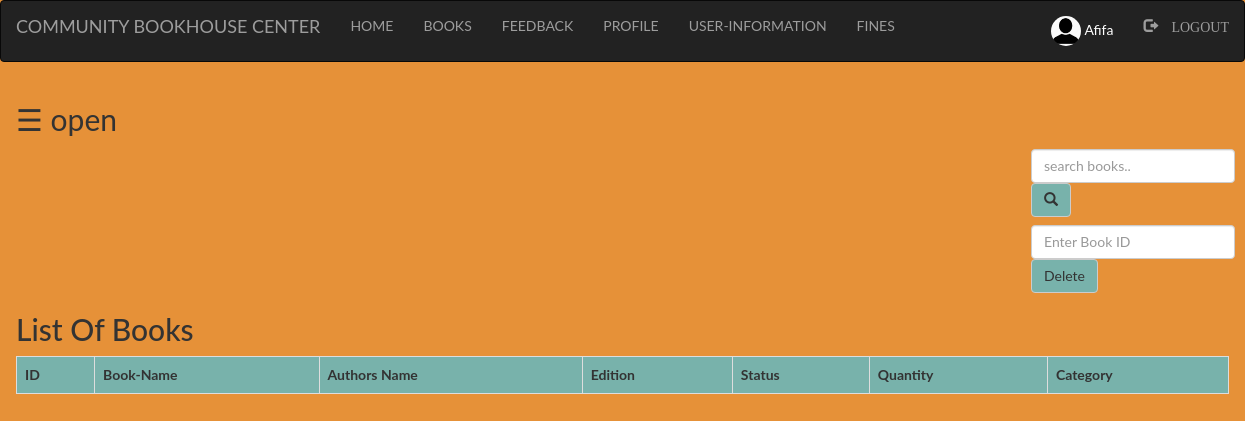
Before: /Admin_/books.php (signed in) with the older database file.
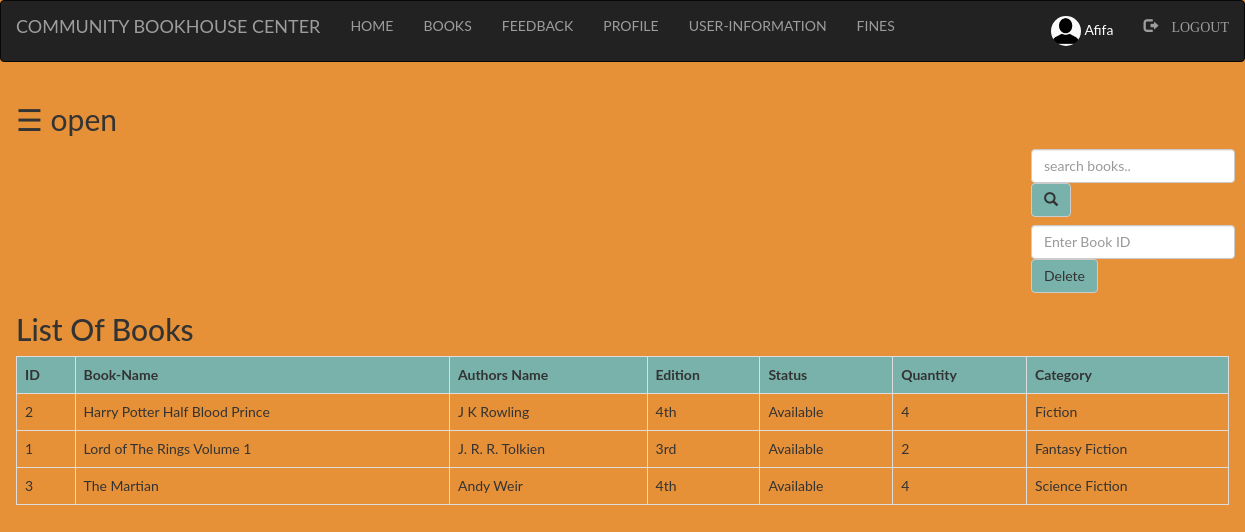
After: the same page with the newer database file.
### tables this page shows
CREATE TABLE `books` (
  `bid` int(100) NOT NULL,
  `name` varchar(100) NOT NULL,
  `authors` varchar(100) NOT NULL,
  `edition` varchar(100) NOT NULL,
  `status` varchar(100) NOT NULL,
  `quantity` int(100) NOT NULL,
  `category` varchar(100) NOT NULL
);

### Admin_/books.php (the view, shortened to what this page needs)
<?php
  include "navbar.php";
?>
<!DOCTYPE html>
<html>
<head>
</head>
<body>
<div id="main">
  <span style="font-size:30px;cursor:pointer" onclick="openNav()">&#9776; open</span>
	<div class="srch">
		<form class="navbar-form" method="post" name="form1">
				<input class="form-control" type="text" name="search" placeholder="search books.." required="">
				<button style="background-color: #6db6b9e6;" type="submit" name="submit" class="btn btn-default">
					<span class="glyphicon glyphicon-search"></span>
				</button>
		</form>
		<form class="navbar-form" method="post" name="form1">
				<input class="form-control" type="text" name="bid" placeholder="Enter Book ID" required="">
				<button style="background-color: #6db6b9e6;" type="submit" name="submit1" class="btn btn-default">Delete
				</button>
		</form>
	</div>
	<h2>List Of Books</h2>
	<?php
		if(isset($_POST['submit']))
		{
			$q=mysqli_query($db,"SELECT * from books where name like '%$_POST[search]%' ");
			if(mysqli_num_rows($q)==0)
			{
				echo "Sorry! No book found. Try searching again.";
			}
			else
			{
		echo "<table class='table table-bordered table-hover' >";
			echo "<tr style='background-color: #6db6b9e6;'>";
				echo "<th>"; echo "ID";	echo "</th>";
				echo "<th>"; echo "Book-Name";  echo "</th>";
				echo "<th>"; echo "Authors Name";  echo "</th>";
				echo "<th>"; echo "Edition";  echo "</th>";
				echo "<th>"; echo "Status";  echo "</th>";
				echo "<th>"; echo "Quantity";  echo "</th>";
				echo "<th>"; echo "Category";  echo "</th>";
			echo "</tr>";
			while($row=mysqli_fetch_assoc($q))
			{
				echo "<tr>";
				echo "<td>"; echo $row['bid']; echo "</td>";
				echo "<td>"; echo $row['name']; echo "</td>";
				echo "<td>"; echo $row['authors']; echo "</td>";
				echo "<td>"; echo $row['edition']; echo "</td>";
				echo "<td>"; echo $row['status']; echo "</td>";
				echo "<td>"; echo $row['quantity']; echo "</td>";
				echo "<td>"; echo $row['category']; echo "</td>";
				echo "</tr>";
			}
		echo "</table>";
			}
		}
		else
		{
			$res=mysqli_query($db,"SELECT * FROM `books` ORDER BY `books`.`name` ASC;");
		echo "<table class='table table-bordered table-hover' >";
			echo "<tr style='background-color: #6db6b9e6;'>";
				echo "<th>"; echo "ID";	echo "</th>";
				echo "<th>"; echo "Book-Name";  echo "</th>";
				echo "<th>"; echo "Authors Name";  echo "</th>";
				echo "<th>"; echo "Edition";  echo "</th>";
				echo "<th>"; echo "Status";  echo "</th>";
				echo "<th>"; echo "Quantity";  echo "</th>";
				echo "<th>"; echo "Category";  echo "</th>";
			echo "</tr>";
			while($row=mysqli_fetch_assoc($res))
			{
				echo "<tr>";
				echo "<td>"; echo $row['bid']; echo "</td>";
				echo "<td>"; echo $row['name']; echo "</td>";
				echo "<td>"; echo $row['authors']; echo "</td>";
				echo "<td>"; echo $row['edition']; echo "</td>";
				echo "<td>"; echo $row['status']; echo "</td>";
				echo "<td>"; echo $row['quantity']; echo "</td>";
				echo "<td>"; echo $row['category']; echo "</td>";
				echo "</tr>";
			}
		echo "</table>";
		}
				?>
</div>
</body>
</html>

Changed rows visible on the page:
added books: bid "2", name "Harry Potter Half Blood Prince", authors "J K Rowling", edition "4th", status "Available", quantity "4", category "Fiction"
added books: bid "1", name "Lord of The Rings Volume 1", authors "J. R. R. Tolkien", edition "3rd", status "Available", quantity "2", category "Fantasy Fiction"
added books: bid "3", name "The Martian", authors "Andy Weir", edition "4th", status "Available", quantity "4", category "Science Fiction"
